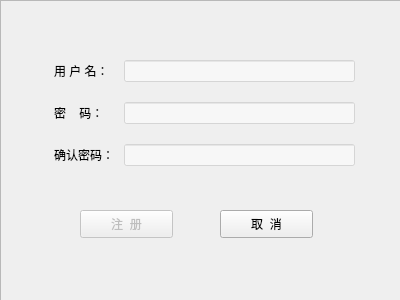
<?xml version="1.0" encoding="UTF-8"?>
<ui version="4.0">
 <class>RegDlg</class>
 <widget class="QDialog" name="RegDlg">
  <property name="geometry">
   <rect>
    <x>0</x>
    <y>0</y>
    <width>400</width>
    <height>300</height>
   </rect>
  </property>
  <property name="minimumSize">
   <size>
    <width>400</width>
    <height>300</height>
   </size>
  </property>
  <property name="maximumSize">
   <size>
    <width>400</width>
    <height>300</height>
   </size>
  </property>
  <property name="windowTitle">
   <string>注册</string>
  </property>
  <widget class="QWidget" name="formLayoutWidget">
   <property name="geometry">
    <rect>
     <x>54</x>
     <y>60</y>
     <width>301</width>
     <height>123</height>
    </rect>
   </property>
   <layout class="QFormLayout" name="formLayout">
    <property name="horizontalSpacing">
     <number>10</number>
    </property>
    <property name="verticalSpacing">
     <number>20</number>
    </property>
    <item row="0" column="0">
     <widget class="QLabel" name="label_2">
      <property name="text">
       <string>用 户 名：</string>
      </property>
     </widget>
    </item>
    <item row="0" column="1">
     <widget class="QLineEdit" name="usrEdit">
      <property name="styleSheet">
       <string notr="true">background-color: rgba(255, 255, 255, 120);</string>
      </property>
     </widget>
    </item>
    <item row="1" column="0">
     <widget class="QLabel" name="label">
      <property name="text">
       <string>密    码：</string>
      </property>
     </widget>
    </item>
    <item row="1" column="1">
     <widget class="QLineEdit" name="pwdEdit">
      <property name="styleSheet">
       <string notr="true">background-color: rgba(255, 255, 255, 120);</string>
      </property>
      <property name="echoMode">
       <enum>QLineEdit::Password</enum>
      </property>
     </widget>
    </item>
    <item row="2" column="0">
     <widget class="QLabel" name="label_3">
      <property name="text">
       <string>确认密码：</string>
      </property>
     </widget>
    </item>
    <item row="2" column="1">
     <widget class="QLineEdit" name="pwdConfirmEdit">
      <property name="styleSheet">
       <string notr="true">background-color: rgba(255, 255, 255, 120);</string>
      </property>
      <property name="echoMode">
       <enum>QLineEdit::Password</enum>
      </property>
     </widget>
    </item>
   </layout>
  </widget>
  <widget class="QPushButton" name="regBtn">
   <property name="enabled">
    <bool>false</bool>
   </property>
   <property name="geometry">
    <rect>
     <x>80</x>
     <y>210</y>
     <width>93</width>
     <height>28</height>
    </rect>
   </property>
   <property name="styleSheet">
    <string notr="true">border-image: url(:/image/buttons/2-0btn_33.png);</string>
   </property>
   <property name="text">
    <string>注  册</string>
   </property>
  </widget>
  <widget class="QPushButton" name="cancelBtn">
   <property name="geometry">
    <rect>
     <x>220</x>
     <y>210</y>
     <width>93</width>
     <height>28</height>
    </rect>
   </property>
   <property name="styleSheet">
    <string notr="true">border-image: url(:/image/buttons/2-0btn_33.png);</string>
   </property>
   <property name="text">
    <string>取  消</string>
   </property>
  </widget>
  <widget class="QFrame" name="frame">
   <property name="geometry">
    <rect>
     <x>0</x>
     <y>0</y>
     <width>401</width>
     <height>341</height>
    </rect>
   </property>
   <property name="styleSheet">
    <string notr="true">border-image: url(:/img/2233/config.jpeg);</string>
   </property>
   <property name="frameShape">
    <enum>QFrame::StyledPanel</enum>
   </property>
   <property name="frameShadow">
    <enum>QFrame::Raised</enum>
   </property>
  </widget>
  <zorder>frame</zorder>
  <zorder>formLayoutWidget</zorder>
  <zorder>regBtn</zorder>
  <zorder>cancelBtn</zorder>
 </widget>
 <resources/>
 <connections>
  <connection>
   <sender>cancelBtn</sender>
   <signal>clicked()</signal>
   <receiver>RegDlg</receiver>
   <slot>close()</slot>
   <hints>
    <hint type="sourcelabel">
     <x>301</x>
     <y>230</y>
    </hint>
    <hint type="destinationlabel">
     <x>355</x>
     <y>204</y>
    </hint>
   </hints>
  </connection>
 </connections>
</ui>
